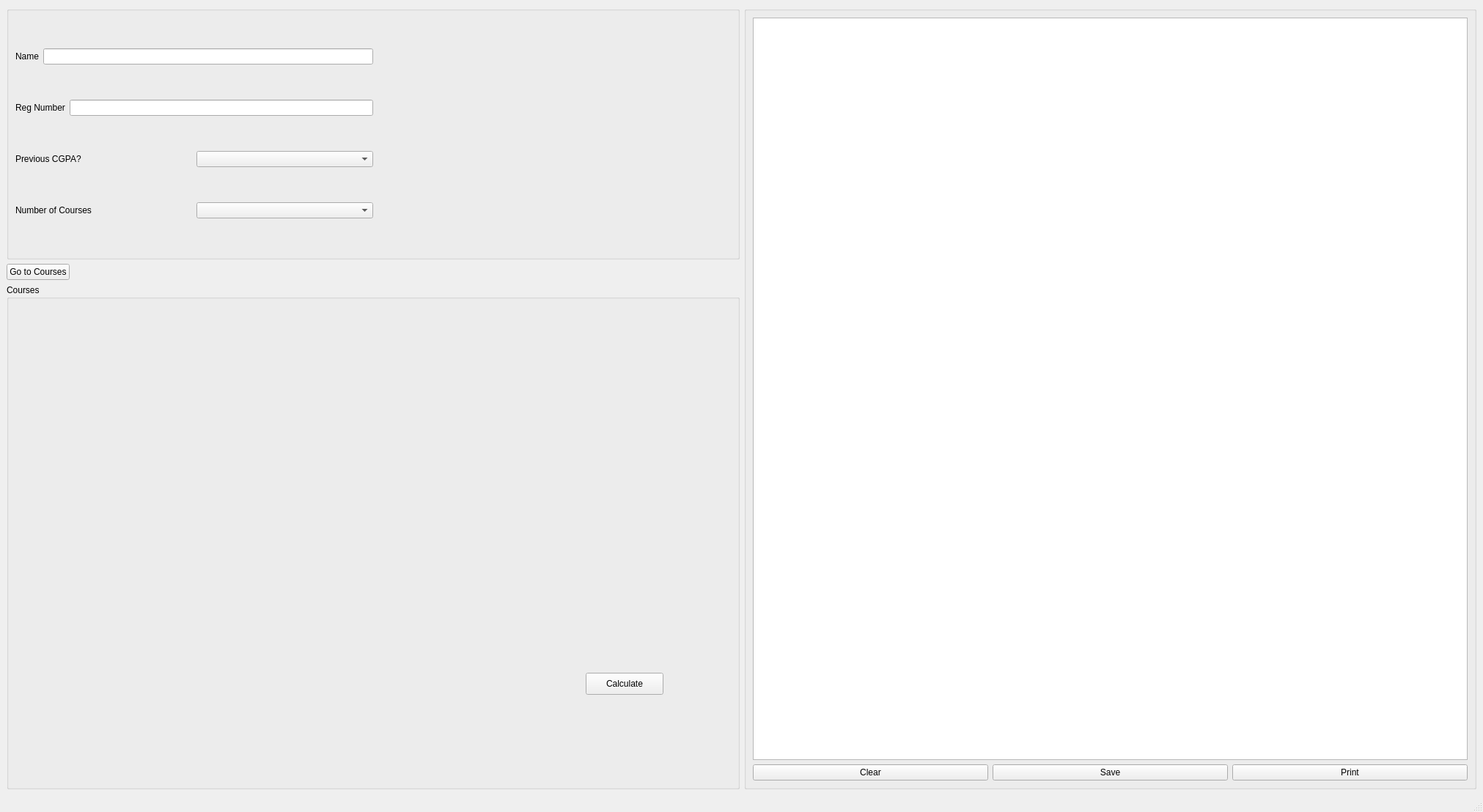
<?xml version="1.0" encoding="UTF-8"?>
<ui version="4.0">
 <class>MainWindow</class>
 <widget class="QMainWindow" name="MainWindow">
  <property name="geometry">
   <rect>
    <x>0</x>
    <y>0</y>
    <width>2023</width>
    <height>1108</height>
   </rect>
  </property>
  <property name="sizePolicy">
   <sizepolicy hsizetype="Maximum" vsizetype="Fixed">
    <horstretch>0</horstretch>
    <verstretch>0</verstretch>
   </sizepolicy>
  </property>
  <property name="windowTitle">
   <string>MainWindow</string>
  </property>
  <property name="autoFillBackground">
   <bool>false</bool>
  </property>
  <property name="styleSheet">
   <string notr="true"/>
  </property>
  <widget class="QWidget" name="centralwidget">
   <layout class="QGridLayout" name="gridLayout_2">
    <item row="0" column="1" rowspan="4">
     <widget class="QGroupBox" name="ResultView">
      <property name="sizePolicy">
       <sizepolicy hsizetype="Preferred" vsizetype="Expanding">
        <horstretch>0</horstretch>
        <verstretch>0</verstretch>
       </sizepolicy>
      </property>
      <layout class="QVBoxLayout" name="verticalLayout">
       <item>
        <widget class="QTextEdit" name="textEdit"/>
       </item>
       <item>
        <layout class="QHBoxLayout" name="horizontalLayout_5">
         <item>
          <widget class="QPushButton" name="ClearpushButton">
           <property name="text">
            <string>Clear</string>
           </property>
          </widget>
         </item>
         <item>
          <widget class="QPushButton" name="SavepushButton">
           <property name="text">
            <string>Save</string>
           </property>
          </widget>
         </item>
         <item>
          <widget class="QPushButton" name="PrintpushButton">
           <property name="text">
            <string>Print</string>
           </property>
          </widget>
         </item>
        </layout>
       </item>
      </layout>
     </widget>
    </item>
    <item row="0" column="0">
     <widget class="QGroupBox" name="groupBox">
      <property name="sizePolicy">
       <sizepolicy hsizetype="Ignored" vsizetype="Preferred">
        <horstretch>0</horstretch>
        <verstretch>0</verstretch>
       </sizepolicy>
      </property>
      <layout class="QGridLayout" name="gridLayout">
       <item row="0" column="0">
        <layout class="QHBoxLayout" name="horizontalLayout">
         <item>
          <widget class="QLabel" name="label">
           <property name="text">
            <string>Name</string>
           </property>
          </widget>
         </item>
         <item>
          <widget class="QLineEdit" name="NamelineEdit"/>
         </item>
        </layout>
       </item>
       <item row="1" column="0">
        <layout class="QHBoxLayout" name="horizontalLayout_2">
         <item>
          <widget class="QLabel" name="label_2">
           <property name="text">
            <string>Reg Number</string>
           </property>
          </widget>
         </item>
         <item>
          <widget class="QLineEdit" name="lineEdit_2"/>
         </item>
        </layout>
       </item>
       <item row="2" column="0">
        <layout class="QHBoxLayout" name="horizontalLayout_3">
         <item>
          <widget class="QLabel" name="label_3">
           <property name="text">
            <string>Previous CGPA?</string>
           </property>
          </widget>
         </item>
         <item>
          <widget class="QComboBox" name="CGPAcomboBox"/>
         </item>
        </layout>
       </item>
       <item row="3" column="0">
        <layout class="QHBoxLayout" name="horizontalLayout_4">
         <item>
          <widget class="QLabel" name="label_4">
           <property name="text">
            <string>Number of Courses</string>
           </property>
          </widget>
         </item>
         <item>
          <widget class="QComboBox" name="CoursescomboBox"/>
         </item>
        </layout>
       </item>
       <item row="1" column="1">
        <spacer name="horizontalSpacer">
         <property name="orientation">
          <enum>Qt::Horizontal</enum>
         </property>
         <property name="sizeHint" stdset="0">
          <size>
           <width>40</width>
           <height>20</height>
          </size>
         </property>
        </spacer>
       </item>
      </layout>
     </widget>
    </item>
    <item row="1" column="0" alignment="Qt::AlignLeft">
     <widget class="QPushButton" name="CoursespushButton">
      <property name="enabled">
       <bool>true</bool>
      </property>
      <property name="sizePolicy">
       <sizepolicy hsizetype="Minimum" vsizetype="Maximum">
        <horstretch>0</horstretch>
        <verstretch>0</verstretch>
       </sizepolicy>
      </property>
      <property name="text">
       <string>Go to Courses</string>
      </property>
     </widget>
    </item>
    <item row="2" column="0" rowspan="2">
     <widget class="QGroupBox" name="groupBox_2">
      <property name="title">
       <string>Courses</string>
      </property>
      <widget class="QWidget" name="horizontalLayoutWidget">
       <property name="geometry">
        <rect>
         <x>10</x>
         <y>40</y>
         <width>431</width>
         <height>41</height>
        </rect>
       </property>
       <layout class="QHBoxLayout" name="inputLayout_0">
        <property name="sizeConstraint">
         <enum>QLayout::SetNoConstraint</enum>
        </property>
       </layout>
      </widget>
      <widget class="QWidget" name="horizontalLayoutWidget_2">
       <property name="geometry">
        <rect>
         <x>10</x>
         <y>80</y>
         <width>431</width>
         <height>41</height>
        </rect>
       </property>
       <layout class="QHBoxLayout" name="inputLayout_1">
        <property name="sizeConstraint">
         <enum>QLayout::SetNoConstraint</enum>
        </property>
       </layout>
      </widget>
      <widget class="QWidget" name="horizontalLayoutWidget_3">
       <property name="geometry">
        <rect>
         <x>10</x>
         <y>120</y>
         <width>431</width>
         <height>41</height>
        </rect>
       </property>
       <layout class="QHBoxLayout" name="inputLayout_2"/>
      </widget>
      <widget class="QWidget" name="horizontalLayoutWidget_4">
       <property name="geometry">
        <rect>
         <x>10</x>
         <y>160</y>
         <width>431</width>
         <height>41</height>
        </rect>
       </property>
       <layout class="QHBoxLayout" name="inputLayout_3"/>
      </widget>
      <widget class="QWidget" name="horizontalLayoutWidget_5">
       <property name="geometry">
        <rect>
         <x>10</x>
         <y>280</y>
         <width>431</width>
         <height>41</height>
        </rect>
       </property>
       <layout class="QHBoxLayout" name="inputLayout_6"/>
      </widget>
      <widget class="QWidget" name="horizontalLayoutWidget_6">
       <property name="geometry">
        <rect>
         <x>10</x>
         <y>200</y>
         <width>431</width>
         <height>41</height>
        </rect>
       </property>
       <layout class="QHBoxLayout" name="inputLayout_4"/>
      </widget>
      <widget class="QWidget" name="horizontalLayoutWidget_7">
       <property name="geometry">
        <rect>
         <x>10</x>
         <y>320</y>
         <width>431</width>
         <height>41</height>
        </rect>
       </property>
       <layout class="QHBoxLayout" name="inputLayout_7"/>
      </widget>
      <widget class="QWidget" name="horizontalLayoutWidget_8">
       <property name="geometry">
        <rect>
         <x>10</x>
         <y>240</y>
         <width>431</width>
         <height>41</height>
        </rect>
       </property>
       <layout class="QHBoxLayout" name="inputLayout_5"/>
      </widget>
      <widget class="QWidget" name="horizontalLayoutWidget_17">
       <property name="geometry">
        <rect>
         <x>10</x>
         <y>560</y>
         <width>431</width>
         <height>41</height>
        </rect>
       </property>
       <layout class="QHBoxLayout" name="inputLayout_13"/>
      </widget>
      <widget class="QWidget" name="horizontalLayoutWidget_18">
       <property name="geometry">
        <rect>
         <x>10</x>
         <y>440</y>
         <width>431</width>
         <height>41</height>
        </rect>
       </property>
       <layout class="QHBoxLayout" name="inputLayout_10"/>
      </widget>
      <widget class="QWidget" name="horizontalLayoutWidget_19">
       <property name="geometry">
        <rect>
         <x>10</x>
         <y>520</y>
         <width>431</width>
         <height>41</height>
        </rect>
       </property>
       <layout class="QHBoxLayout" name="inputLayout_12"/>
      </widget>
      <widget class="QWidget" name="horizontalLayoutWidget_20">
       <property name="geometry">
        <rect>
         <x>10</x>
         <y>360</y>
         <width>431</width>
         <height>41</height>
        </rect>
       </property>
       <layout class="QHBoxLayout" name="inputLayout_8"/>
      </widget>
      <widget class="QWidget" name="horizontalLayoutWidget_22">
       <property name="geometry">
        <rect>
         <x>10</x>
         <y>480</y>
         <width>431</width>
         <height>41</height>
        </rect>
       </property>
       <layout class="QHBoxLayout" name="inputLayout_11"/>
      </widget>
      <widget class="QWidget" name="horizontalLayoutWidget_23">
       <property name="geometry">
        <rect>
         <x>10</x>
         <y>600</y>
         <width>431</width>
         <height>41</height>
        </rect>
       </property>
       <layout class="QHBoxLayout" name="inputLayout_14"/>
      </widget>
      <widget class="QWidget" name="horizontalLayoutWidget_24">
       <property name="geometry">
        <rect>
         <x>10</x>
         <y>400</y>
         <width>431</width>
         <height>41</height>
        </rect>
       </property>
       <layout class="QHBoxLayout" name="inputLayout_9"/>
      </widget>
      <widget class="QWidget" name="horizontalLayoutWidget_26">
       <property name="geometry">
        <rect>
         <x>0</x>
         <y>790</y>
         <width>381</width>
         <height>41</height>
        </rect>
       </property>
       <layout class="QHBoxLayout" name="horizontalLayout_39"/>
      </widget>
      <widget class="QPushButton" name="CalculatepushButton">
       <property name="geometry">
        <rect>
         <x>790</x>
         <y>530</y>
         <width>106</width>
         <height>30</height>
        </rect>
       </property>
       <property name="text">
        <string>Calculate</string>
       </property>
      </widget>
      <widget class="QWidget" name="horizontalLayoutWidget_9">
       <property name="geometry">
        <rect>
         <x>510</x>
         <y>40</y>
         <width>391</width>
         <height>41</height>
        </rect>
       </property>
       <layout class="QHBoxLayout" name="cuandsplayout"/>
      </widget>
     </widget>
    </item>
   </layout>
  </widget>
  <widget class="QMenuBar" name="menubar">
   <property name="geometry">
    <rect>
     <x>0</x>
     <y>0</y>
     <width>2023</width>
     <height>26</height>
    </rect>
   </property>
  </widget>
  <widget class="QStatusBar" name="statusbar"/>
 </widget>
 <resources/>
 <connections/>
</ui>
